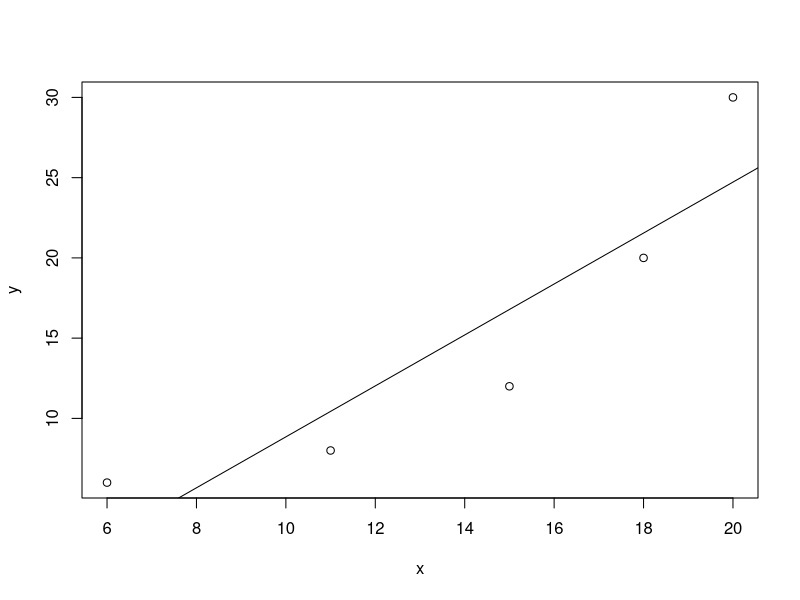
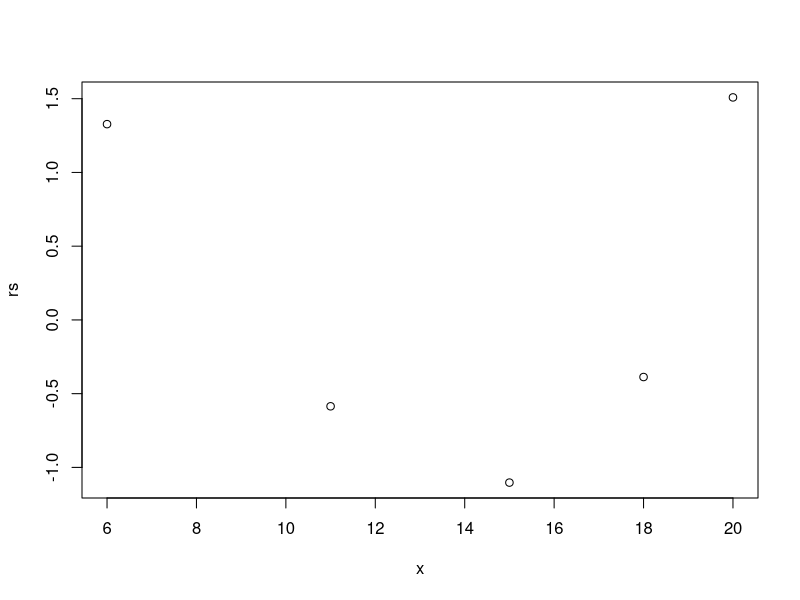
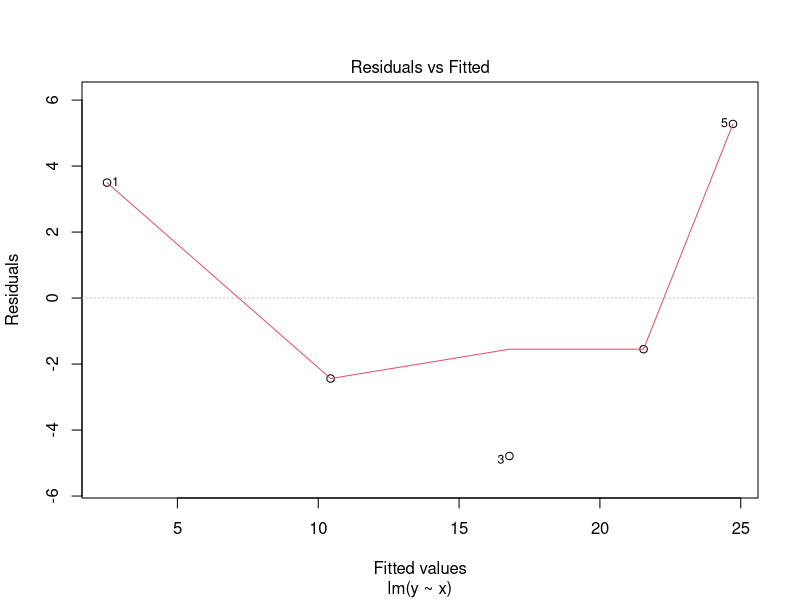
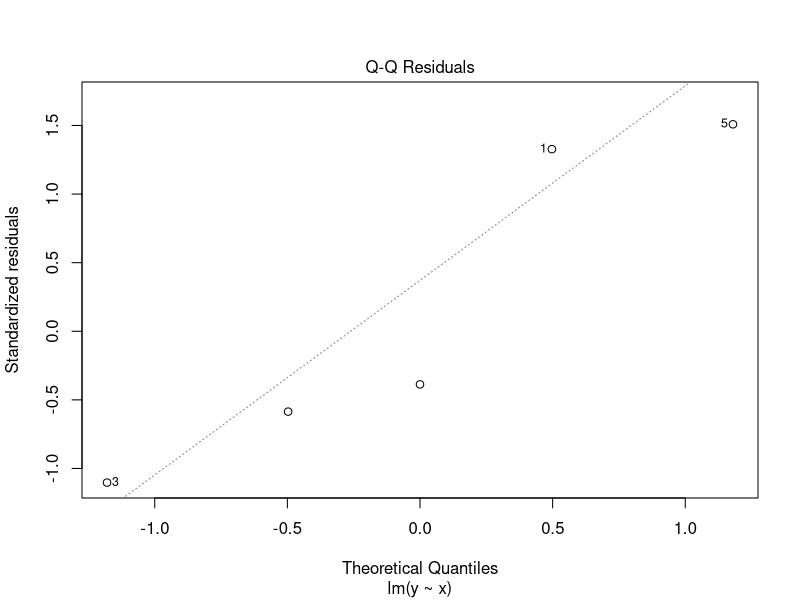
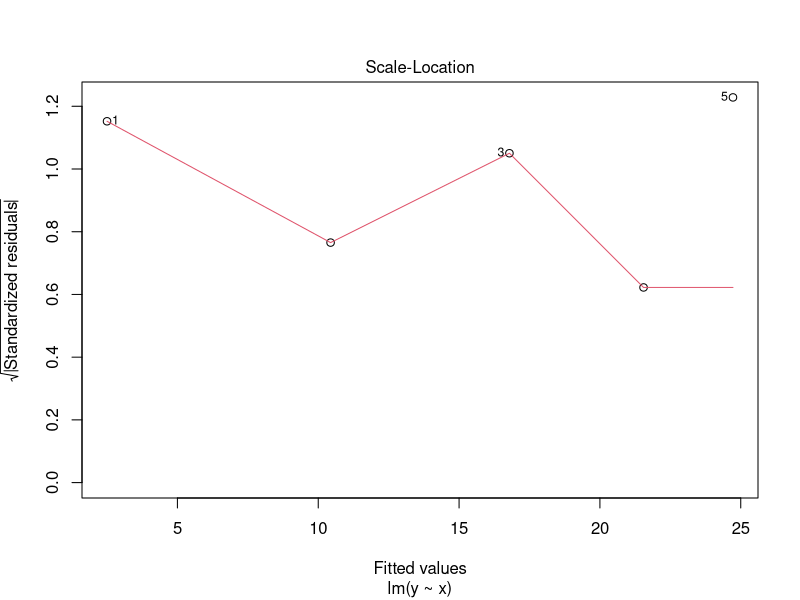
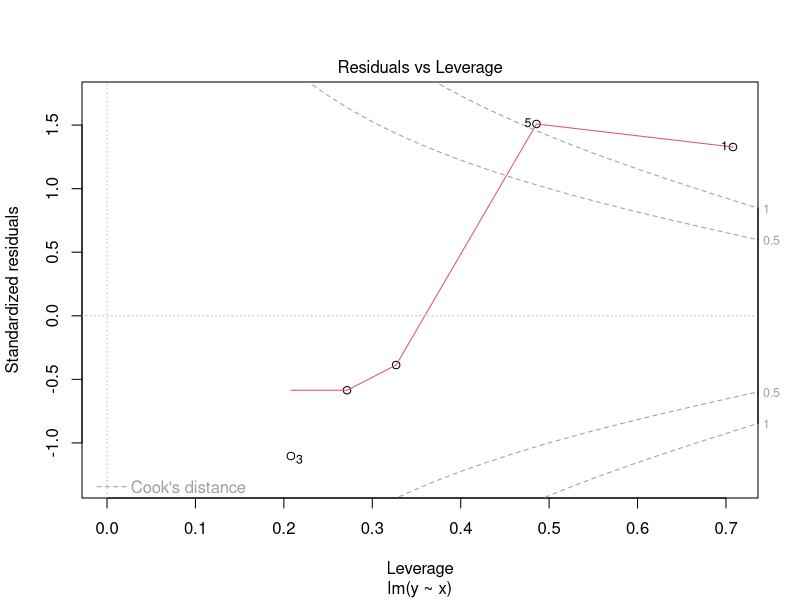
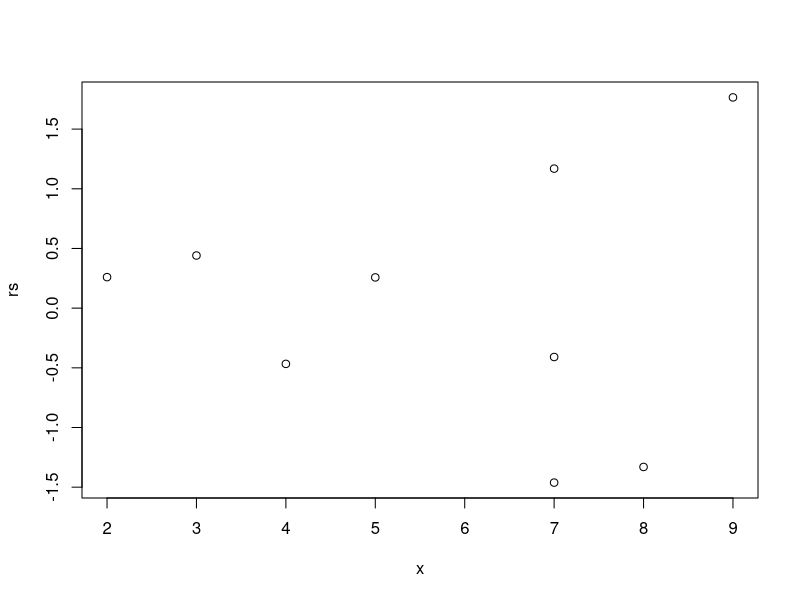
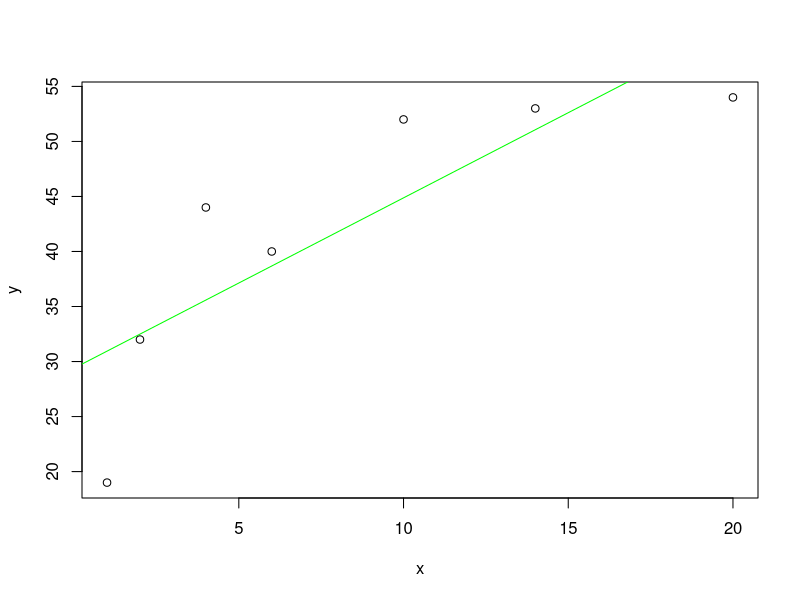

Write the R code that produced these figures, in order.
## ---- chunk 1
knitr::opts_chunk$set(echo = TRUE)
## ---- chunk 2
x=c(6, 11, 15, 18, 20)
y=c(6, 8, 12, 20, 30)
plot(x,y)
#regresion lineal
reg= lm(y~x)
summary(reg)
abline(reg)
yest=reg$coefficients[1]+reg$coefficients[2]*x
## ---- chunk 3
#error o residuales
 error = y-yest

## ---- chunk 4
rs= rstandard(reg)
plot(x,rs)

## ---- chunk 5
hi=influence(reg)$hat
hi

## ---- chunk 6
plot(reg)

## ---- chunk 7
    x = c(2,3,4,5,7,7,7,8,9)
    y = c(4,5,4,6,4,6,9,5,11)

    reg = lm(y~x)

    yest = reg$coefficients[1] + reg$coefficients[2]*x

## ---- chunk 8
 rs= rstandard(reg)
 plot(x,rs)
 
## ---- chunk 9
#gastos en publicidad 
x=c(1,2,4,6,10,14,20)
#ingresos
y=c(19,32,44,40,52,53,54)
reg=lm(y~x)
summary(reg)
plot(x,y)
abline(reg,col="green")
## ---- chunk 10
i = c(1:length(x))
xmed = mean(x) 
ymed = mean(y) 
x_xmed = x-xmed
y_ymed = y-ymed 
prod = x_xmed*y_ymed 
s1 = sum(prod) 
cuad = x_xmed^2 
s2 = sum(cuad) 
b1 = s1/s2 
b0 = ymed-b1*xmed 
yest=  b0+b1*x
error = y-yest 
sce = sum((error)^2) 
stc = sum((y_ymed)^2)
scr = stc-sce
n = length(x)
ecm = sce/(n-2) 
s = sqrt(ecm) 
cmr = scr/1
f = cmr/ecm 
print(f)
n = length (i) 
gl = n-2 
sb1 = s/sqrt(s2) 
t = b1/sb1 #estadistico de prueba t 
alfa = 0.05 
area_t = alfa/2 

p_value_t = 2*pt(-abs(t),df=gl) 
if (p_value_t < alfa) { 
  print ("Rechazo Hipotesis Nula - Prueba t") #si se cumple que es menor, entonces muestra el mensaje rechazo la hipotesis nula  
} else {  
  print ("Acepto Hipotesis Nula - Prueba t") #en caso contrario  muestra el mensaje rechazo la hipotesis nula  
} 
print(t)
## ---- chunk 11
yest=  b0+b1*x
i = c(1:length(x))
eje = rep(0, length(i)) 
plot(yest,error, col="blue",main="Residuales vs. Y Estimada")
lines(yest,eje,type="c", col="black")
## ---- chunk 12
POE = c(6.43,13.49,14.04,20.67,22.74,46.23,28.90,54.01,28.02,27.04)
PG = c(36.88,27.03,10.83,5.15,13.35,95.59,54.85,189.21,75.86,13.17)
plot(POE,PG)
reg = lm(POE~PG)
summary(reg)
yest = reg$coefficients[1]+reg$coefficients[2]*POE
## ---- chunk 13
RES = influence(reg)$hat
print(RES)
plot(POE,RES)
## ---- chunk 14
x=c(135, 110, 130, 145, 175, 160, 120)
y=c(145, 100, 120, 120, 130, 130, 110)

reg= lm(y~x)
hi=influence(reg)$hat
hi

## ---- chunk 15
plot(reg)
## ---- chunk 16
plot(reg)
## ---- chunk 17

 x_i = c(4,5,7,8,10,12,12,22)
 y_i = c(12,14,16,15,18,20,24,19)
 n = length(x_i)
 
 reg_51 = lm(y_i~x_i)
 h =influence(reg_51)$hat
 plot(h)
## ---- chunk 18
hi=influence(reg_51)$hat

lum= 6/n

hi>lum

## ---- chunk 19
plot(y_i~x_i,col="black")

## ---- chunk 20
x=c(120.0,68.7,100.1,76.6,8.7,0.1,21.5,1.4,5.3,1.7)
y=c(36.3,20.7,15.9,13.2,8.1,7.1,5.6,4.4,4.3,4.3)

#Calculo de la ecuacion de regresion estimada 
xmed = mean(x) 
ymed = mean(y) 
x_xmed = x-xmed
y_ymed = y-ymed 
prod = x_xmed*y_ymed 
s1 = sum(prod) 
cuad = x_xmed^2 
s2 = sum(cuad) 
b1 = s1/s2 
b0 = ymed-b1*xmed 
#regresión estimada
yest = b0+b1*x 
plot(x,y, col="red")
lines(x,yest,type="l",col="green") 
## ---- chunk 21
reg=lm(y~x)
summary(reg)
influence(reg)
gh=influence(reg)$hat
print(gh)
